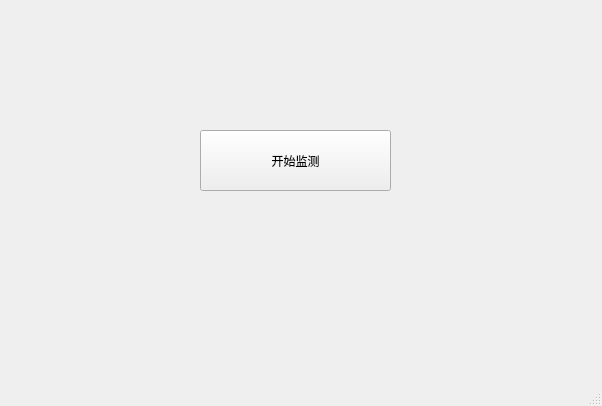
<?xml version="1.0" encoding="UTF-8"?>
<ui version="4.0">
 <class>MainWindow</class>
 <widget class="QMainWindow" name="MainWindow">
  <property name="geometry">
   <rect>
    <x>0</x>
    <y>0</y>
    <width>602</width>
    <height>406</height>
   </rect>
  </property>
  <property name="windowTitle">
   <string>电脑网速监控器</string>
  </property>
  <property name="windowIcon">
   <iconset>
    <normaloff>resources/speed.ico</normaloff>resources/speed.ico</iconset>
  </property>
  <widget class="QWidget" name="centralwidget">
   <widget class="QPushButton" name="pushButton">
    <property name="geometry">
     <rect>
      <x>200</x>
      <y>130</y>
      <width>191</width>
      <height>61</height>
     </rect>
    </property>
    <property name="text">
     <string>开始监测</string>
    </property>
   </widget>
  </widget>
  <widget class="QMenuBar" name="menubar">
   <property name="geometry">
    <rect>
     <x>0</x>
     <y>0</y>
     <width>602</width>
     <height>26</height>
    </rect>
   </property>
  </widget>
  <widget class="QStatusBar" name="statusbar"/>
 </widget>
 <resources/>
 <connections>
  <connection>
   <sender>pushButton</sender>
   <signal>clicked()</signal>
   <receiver>MainWindow</receiver>
   <slot>close()</slot>
   <hints>
    <hint type="sourcelabel">
     <x>312</x>
     <y>167</y>
    </hint>
    <hint type="destinationlabel">
     <x>318</x>
     <y>275</y>
    </hint>
   </hints>
  </connection>
 </connections>
</ui>
